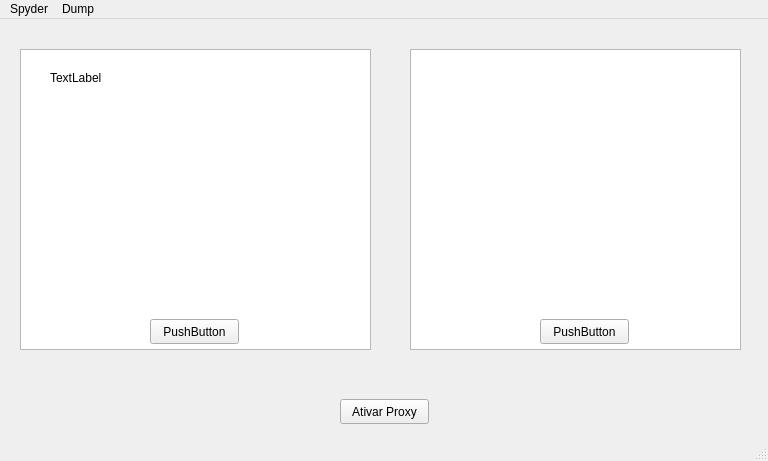
<?xml version="1.0" encoding="UTF-8"?>
<ui version="4.0">
 <class>JanelaPrincipal</class>
 <widget class="QMainWindow" name="JanelaPrincipal">
  <property name="geometry">
   <rect>
    <x>0</x>
    <y>0</y>
    <width>768</width>
    <height>461</height>
   </rect>
  </property>
  <property name="windowTitle">
   <string>Proxy-Crawler</string>
  </property>
  <widget class="QWidget" name="centralwidget">
   <widget class="QListView" name="Response">
    <property name="geometry">
     <rect>
      <x>20</x>
      <y>30</y>
      <width>351</width>
      <height>301</height>
     </rect>
    </property>
   </widget>
   <widget class="QListView" name="Request">
    <property name="geometry">
     <rect>
      <x>410</x>
      <y>30</y>
      <width>331</width>
      <height>301</height>
     </rect>
    </property>
   </widget>
   <widget class="QPushButton" name="pushButton">
    <property name="geometry">
     <rect>
      <x>340</x>
      <y>380</y>
      <width>89</width>
      <height>25</height>
     </rect>
    </property>
    <property name="text">
     <string>Ativar Proxy</string>
    </property>
   </widget>
   <widget class="QPushButton" name="pushButton_2">
    <property name="geometry">
     <rect>
      <x>150</x>
      <y>300</y>
      <width>89</width>
      <height>25</height>
     </rect>
    </property>
    <property name="text">
     <string>PushButton</string>
    </property>
   </widget>
   <widget class="QPushButton" name="pushButton_3">
    <property name="geometry">
     <rect>
      <x>540</x>
      <y>300</y>
      <width>89</width>
      <height>25</height>
     </rect>
    </property>
    <property name="text">
     <string>PushButton</string>
    </property>
   </widget>
   <widget class="QLabel" name="label_request">
    <property name="geometry">
     <rect>
      <x>50</x>
      <y>50</y>
      <width>67</width>
      <height>17</height>
     </rect>
    </property>
    <property name="text">
     <string>TextLabel</string>
    </property>
   </widget>
  </widget>
  <widget class="QMenuBar" name="menubar">
   <property name="geometry">
    <rect>
     <x>0</x>
     <y>0</y>
     <width>768</width>
     <height>22</height>
    </rect>
   </property>
   <widget class="QMenu" name="menuProxy_Crawler">
    <property name="title">
     <string>Spyder</string>
    </property>
   </widget>
   <widget class="QMenu" name="menuDump">
    <property name="title">
     <string>Dump</string>
    </property>
   </widget>
   <addaction name="menuProxy_Crawler"/>
   <addaction name="menuDump"/>
  </widget>
  <widget class="QStatusBar" name="statusbar"/>
 </widget>
 <resources/>
 <connections/>
</ui>
